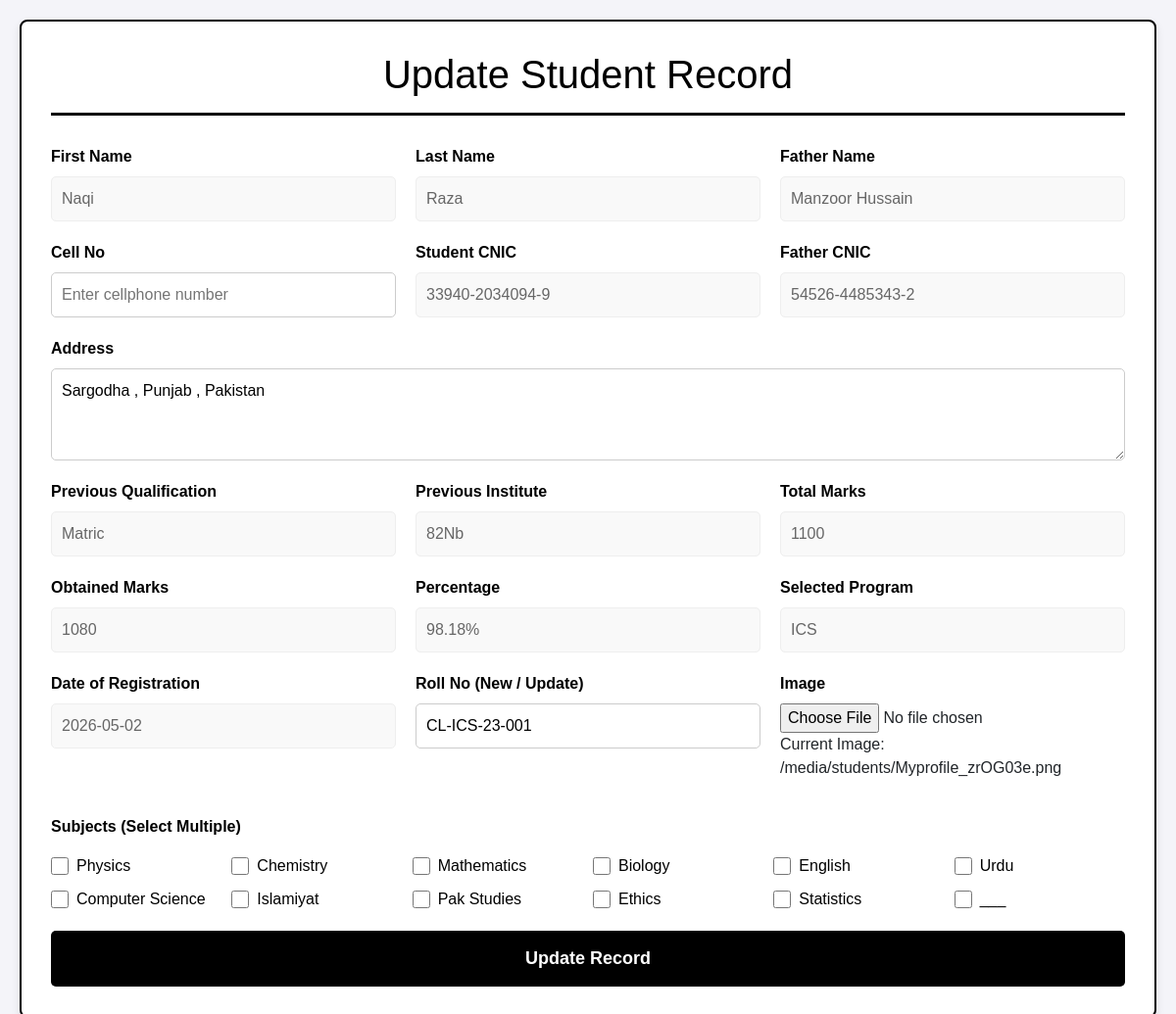
The app's page /edit_student/ICS/2 with its own data.
### management/models.py (models this page shows, shortened)
class Student_database(models.Model):
    id=models.AutoField(primary_key=True)
    First_name=models.CharField(max_length=100)
    Last_name=models.CharField(max_length=100)
    Father_name=models.CharField(max_length=100)
    Student_cnic=models.CharField(max_length=15 ,unique=True)
    Father_cnic=models.CharField(max_length=15 )
    Address=models.TextField()  # main address
    Previous_Qualification=models.CharField(max_length=100)
    Total_marks=models.IntegerField()
    Obtained_marks=models.IntegerField()
    Percentage=models.CharField(max_length=15)
    previous_institute=models.CharField(max_length=100)
    selected_program=models.CharField(max_length=100)
    date=models.DateField(auto_now_add=True)

class UserAuth(models.Model):
    user_id = models.CharField(max_length=50, unique=True , null=True , blank=True)  # same as Roll No
    password = models.CharField(max_length=100 , null=True , blank=True)

### management/views.py (the view, shortened to what this page needs)
def edit_student(request,program,id):
      if program == "ICS":
        data = ICS.objects.filter(id=id)
        serializer = icsSerializer(data,many=True)
        context = {
        'main_data': serializer.data   # this is your dictionary/list
        }
        print(context)
        return render(request, 'std_update.html',context)

### management/templates/std_update.html (shortened to what this page needs)
{% extends 'show_depart_data.html' %}
{% load static %}
{% block content %}
<head>
</head>
<body>
    <div class="update-container">
        <h1>Update Student Record</h1>
        <form action="{% url 'update_student' main_data.0.id %}" method="POST" enctype="multipart/form-data">
            <div class="form-grid">
                <div class="form-group">
                    <label for="id_first_name">First Name</label>
                    <input type="text" id="id_first_name" name="first_name" value="{{  main_data.0.child.First_name }}"
                        readonly>
                </div>
                <div class="form-group">
                    <label for="id_last_name">Last Name</label>
                    <input type="text" id="id_last_name" name="last_name" value="{{ main_data.0.child.Last_name }}"
                        readonly>
                </div>
                <div class="form-group">
                    <label for="id_father_name">Father Name</label>
                    <input type="text" id="id_father_name" name="father_name"
                        value="{{ main_data.0.child.Father_name }}" readonly>
                </div>
                <div class="form-group">
                    <label for="id_cell_no">Cell No</label>
                    <input type="text" id="id_cell_no" name="cell_no" value="{{ main_data.0.child.cell_no }}"
                        placeholder="Enter cellphone number" required>
                </div>
                <div class="form-group">
                    <label for="id_student_cnic">Student CNIC</label>
                    <input type="text" id="id_student_cnic" name="student_cnic"
                        value="{{ main_data.0.child.Student_cnic }}" readonly>
                </div>
                <div class="form-group">
                    <label for="id_father_cnic">Father CNIC</label>
                    <input type="text" id="id_father_cnic" name="father_cnic"
                        value="{{ main_data.0.child.Father_cnic }}" readonly>
                </div>
                <div class="form-group full-width">
                    <label for="id_address">Address</label>
                    <textarea id="id_address" name="address" rows="3"
                        readonly>{{ main_data.0.child.Address }}</textarea>
                </div>
                <div class="form-group">
                    <label for="id_previous_qualification">Previous Qualification</label>
                    <input type="text" id="id_previous_qualification" name="previous_qualification"
                        value="{{ main_data.0.child.Previous_Qualification }}" readonly>
                </div>
                <div class="form-group">
                    <label for="id_previous_institute">Previous Institute</label>
                    <input type="text" id="id_previous_institute" name="previous_institute"
                        value="{{ main_data.0.child.previous_institute }}" readonly>
                </div>
                <div class="form-group">
                    <label for="id_total_marks">Total Marks</label>
                    <input type="number" id="id_total_marks" name="total_marks"
                        value="{{ main_data.0.child.Total_marks }}" readonly>
                </div>
                <div class="form-group">
                    <label for="id_obtained_marks">Obtained Marks</label>
                    <input type="number" id="id_obtained_marks" name="obtained_marks"
                        value="{{ main_data.0.child.Obtained_marks }}" readonly>
                </div>
                <div class="form-group">
                    <label for="id_percentage">Percentage</label>
                    <input type="text" id="id_percentage" name="percentage" value="{{ main_data.0.child.Percentage }}"
                        readonly>
                </div>
                <div class="form-group">
                    <label for="id_selected_program">Selected Program</label>
                    <input type="text" id="id_selected_program" name="selected_program"
                        value="{{ main_data.0.child.selected_program }}" readonly>
                </div>
                <div class="form-group">
                    <label for="id_date">Date of Registration</label>
                    <input type="text" id="id_date" name="date" value="{{ main_data.0.child.date }}" readonly>
                </div>
                <div class="form-group">
                    <label for="id_roll_no">Roll No (New / Update)</label>
                    <input type="text" id="id_roll_no" name="roll_no" value="{{ main_data.0.auth.user_id }}"
                        placeholder="Assign New Roll No" required>
                </div>
                <div class="form-group">
                    <label for="id_image">Image</label>
                    <input type="file" id="id_image" name="image" value="{{ main_data.0.image }}">
                    <p>Current Image: {{ main_data.0.image }}</p>
                </div>
                <div class="form-group full-width">
                    <label>Subjects (Select Multiple)</label>
                    <div class="checkbox-group">
                        <label><input type="checkbox" name="subjects" value="Physics"> Physics</label>
                        <label><input type="checkbox" name="subjects" value="Chemistry"> Chemistry</label>
                        <label><input type="checkbox" name="subjects" value="Mathematics"> Mathematics</label>
                        <label><input type="checkbox" name="subjects" value="Biology"> Biology</label>
                        <label><input type="checkbox" name="subjects" value="English"> English</label>
                        <label><input type="checkbox" name="subjects" value="Urdu"> Urdu</label>
                        <label><input type="checkbox" name="subjects" value="Computer Science"> Computer Science</label>
                        <label><input type="checkbox" name="subjects" value="Islamiyat"> Islamiyat</label>
                        <label><input type="checkbox" name="subjects" value="Pak Studies"> Pak Studies</label>
                        <label><input type="checkbox" name="subjects" value="Ethics"> Ethics</label>
                        <label><input type="checkbox" name="subjects" value="Statistics"> Statistics</label>
                        <label><input type="checkbox" name="subjects" value="Islamiyat"> ___</label>
                    </div>
                </div>
            </div>
            <button type="submit" class="btn-update">Update Record</button>
        </form>
    </div>
</body>
{% endblock %}

### management/templates/std_update.html (style rules this page uses)
* { margin: 0; padding: 0; box-sizing: border-box; }
body { font-family: Arial, sans-serif; background-color: #f4f4f9; padding: 20px; }
.update-container { width: 100%; margin: 0 auto; background-color: white; border: 2px solid black; border-radius: 8px; padding: 30px; box-shadow: 0 4px 10px rgba(0, 0, 0, 0.1); }
h1 { text-align: center; color: black; margin-bottom: 30px; padding-bottom: 15px; border-bottom: 3px solid black; }
.form-grid { display: grid; grid-template-columns: repeat(auto-fit, minmax(300px, 1fr)); gap: 20px; }
.form-group { display: flex; flex-direction: column; }
.form-group.full-width { grid-column: 1 / -1; }
label { font-weight: bold; margin-bottom: 8px; color: black; }
input[type="text"], input[type="number"], input[type="date"], select, textarea { width: 100%; padding: 10px; border: 1px solid #ccc; border-radius: 5px; font-size: 16px; transition: border-color 0.3s; }
.checkbox-group { display: grid; grid-template-columns: repeat(auto-fit, minmax(150px, 1fr)); gap: 10px; margin-top: 8px; }
.checkbox-group label { font-weight: normal; display: flex; align-items: center; gap: 8px; cursor: pointer; margin-bottom: 0; }
.checkbox-group input[type="checkbox"] { width: 18px; height: 18px; cursor: pointer; }
input[readonly] { background-color: #f9f9f9; color: #666; border-color: #eee; }
.btn-update { background-color: black; color: white; border: none; padding: 15px 20px; font-size: 18px; font-weight: bold; border-radius: 5px; cursor: pointer; width: 100%; margin-top: 20px; transition: background-color 0.3s; }

### records on screen
Student_database: first_name "Naqi", last_name "Raza", father_name "Manzoor Hussain", student_cnic "33940-2034094-9", father_cnic "54526-4485343-2", address "Sargodha , Punjab , Pakistan", previous_qualification "Matric", previous_institute "82Nb", percentage "98.18%", selected_program "ICS"
UserAuth: roll_no "CL-ICS-23-001"

### other values on screen
{{ main_data.0.image }} "/media/students/Myprofile_zrOG03e.png"
